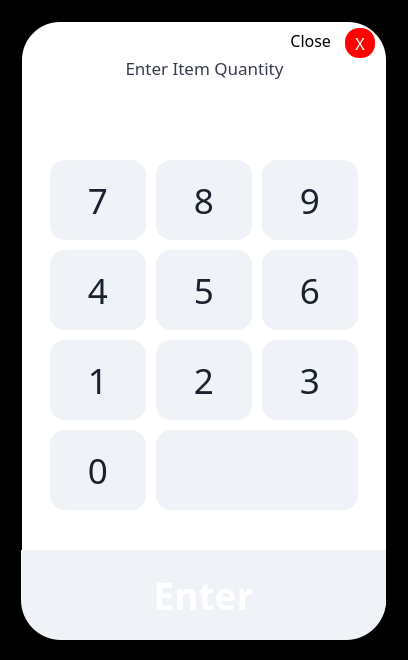
<?xml version="1.0" encoding="UTF-8"?>
<ui version="4.0">
 <class>selfserveByCountQtyG2</class>
 <widget class="QWidget" name="selfserveByCountQtyG2">
  <property name="geometry">
   <rect>
    <x>0</x>
    <y>0</y>
    <width>408</width>
    <height>660</height>
   </rect>
  </property>
  <property name="sizePolicy">
   <sizepolicy hsizetype="Fixed" vsizetype="Fixed">
    <horstretch>0</horstretch>
    <verstretch>0</verstretch>
   </sizepolicy>
  </property>
  <property name="minimumSize">
   <size>
    <width>408</width>
    <height>660</height>
   </size>
  </property>
  <property name="maximumSize">
   <size>
    <width>408</width>
    <height>660</height>
   </size>
  </property>
  <property name="palette">
   <palette>
    <active>
     <colorrole role="Base">
      <brush brushstyle="SolidPattern">
       <color alpha="255">
        <red>255</red>
        <green>255</green>
        <blue>255</blue>
       </color>
      </brush>
     </colorrole>
     <colorrole role="Window">
      <brush brushstyle="SolidPattern">
       <color alpha="255">
        <red>0</red>
        <green>0</green>
        <blue>0</blue>
       </color>
      </brush>
     </colorrole>
    </active>
    <inactive>
     <colorrole role="Base">
      <brush brushstyle="SolidPattern">
       <color alpha="255">
        <red>255</red>
        <green>255</green>
        <blue>255</blue>
       </color>
      </brush>
     </colorrole>
     <colorrole role="Window">
      <brush brushstyle="SolidPattern">
       <color alpha="255">
        <red>0</red>
        <green>0</green>
        <blue>0</blue>
       </color>
      </brush>
     </colorrole>
    </inactive>
    <disabled>
     <colorrole role="Base">
      <brush brushstyle="SolidPattern">
       <color alpha="255">
        <red>0</red>
        <green>0</green>
        <blue>0</blue>
       </color>
      </brush>
     </colorrole>
     <colorrole role="Window">
      <brush brushstyle="SolidPattern">
       <color alpha="255">
        <red>0</red>
        <green>0</green>
        <blue>0</blue>
       </color>
      </brush>
     </colorrole>
    </disabled>
   </palette>
  </property>
  <property name="windowTitle">
   <string>Form</string>
  </property>
  <property name="autoFillBackground">
   <bool>false</bool>
  </property>
  <property name="styleSheet">
   <string notr="true">QWidget#wgtNumPad
{
    background-color: rgb(255,255,255);
    color: rgb(25,34,46);
    border-style: solid;
    border-radius: 40px;
	border-width: 2px;
    border-style: outset;
    border-color: rgb(0,0,0);
}</string>
  </property>
  <widget class="QWidget" name="wgtNumPad" native="true">
   <property name="geometry">
    <rect>
     <x>20</x>
     <y>20</y>
     <width>368</width>
     <height>620</height>
    </rect>
   </property>
   <property name="minimumSize">
    <size>
     <width>368</width>
     <height>620</height>
    </size>
   </property>
   <property name="maximumSize">
    <size>
     <width>368</width>
     <height>620</height>
    </size>
   </property>
   <property name="autoFillBackground">
    <bool>false</bool>
   </property>
   <property name="styleSheet">
    <string notr="true">QWidget#wgtNumPad
{
    background-color: rgb(255,255,255);
    color: rgb(25,34,46);
    border-style: solid;
    border-radius: 40px;
   /* border-top-left-radius: 0px;
    border-top-right-radius: 0px;
    border-bottom-left-radius: 40px;
    border-bottom-right-radius: 40px;
    border-width: 1px;
    border-color: rgb(255,0,0); */
}</string>
   </property>
   <widget class="QPushButton" name="butSeven">
    <property name="geometry">
     <rect>
      <x>30</x>
      <y>140</y>
      <width>96</width>
      <height>80</height>
     </rect>
    </property>
    <property name="minimumSize">
     <size>
      <width>96</width>
      <height>80</height>
     </size>
    </property>
    <property name="maximumSize">
     <size>
      <width>96</width>
      <height>80</height>
     </size>
    </property>
    <property name="font">
     <font>
      <family>Poppins SemiBold</family>
      <pointsize>26</pointsize>
      <weight>50</weight>
      <bold>false</bold>
     </font>
    </property>
    <property name="styleSheet">
     <string notr="true">QPushButton#butSeven
{
    background-color: rgb(239,242,246);
    color: rgb(25,34,46);
    border-style: solid;
    border-radius: 15px;
    border-width: 0px;
    line-height: 10px;
}</string>
    </property>
    <property name="text">
     <string notr="true">7</string>
    </property>
   </widget>
   <widget class="QPushButton" name="butEight">
    <property name="geometry">
     <rect>
      <x>136</x>
      <y>140</y>
      <width>96</width>
      <height>80</height>
     </rect>
    </property>
    <property name="minimumSize">
     <size>
      <width>96</width>
      <height>80</height>
     </size>
    </property>
    <property name="maximumSize">
     <size>
      <width>96</width>
      <height>100</height>
     </size>
    </property>
    <property name="font">
     <font>
      <family>Poppins Medium</family>
      <pointsize>26</pointsize>
      <weight>50</weight>
      <bold>false</bold>
      <stylestrategy>PreferAntialias</stylestrategy>
     </font>
    </property>
    <property name="styleSheet">
     <string notr="true">QPushButton#butEight
{
    background-color: rgb(239,242,246);
    color: rgb(25,34,46);
    border-style: solid;
    border-radius: 15px;
    border-width: 0px;
}</string>
    </property>
    <property name="text">
     <string>8</string>
    </property>
   </widget>
   <widget class="QPushButton" name="butNine">
    <property name="geometry">
     <rect>
      <x>242</x>
      <y>140</y>
      <width>96</width>
      <height>80</height>
     </rect>
    </property>
    <property name="minimumSize">
     <size>
      <width>96</width>
      <height>80</height>
     </size>
    </property>
    <property name="maximumSize">
     <size>
      <width>96</width>
      <height>100</height>
     </size>
    </property>
    <property name="font">
     <font>
      <family>Poppins Medium</family>
      <pointsize>26</pointsize>
      <weight>50</weight>
      <bold>false</bold>
      <stylestrategy>PreferAntialias</stylestrategy>
     </font>
    </property>
    <property name="styleSheet">
     <string notr="true">QPushButton#butNine
{
    background-color: rgb(239,242,246);
    color: rgb(25,34,46);
    border-style: solid;
    border-radius: 15px;
    border-width: 0px;
}</string>
    </property>
    <property name="text">
     <string>9</string>
    </property>
   </widget>
   <widget class="QPushButton" name="butFive">
    <property name="geometry">
     <rect>
      <x>136</x>
      <y>230</y>
      <width>96</width>
      <height>80</height>
     </rect>
    </property>
    <property name="minimumSize">
     <size>
      <width>96</width>
      <height>80</height>
     </size>
    </property>
    <property name="maximumSize">
     <size>
      <width>96</width>
      <height>100</height>
     </size>
    </property>
    <property name="font">
     <font>
      <family>Poppins Medium</family>
      <pointsize>26</pointsize>
      <weight>50</weight>
      <bold>false</bold>
      <stylestrategy>PreferAntialias</stylestrategy>
     </font>
    </property>
    <property name="styleSheet">
     <string notr="true">QPushButton#butFive
{
    background-color: rgb(239,242,246);
    color: rgb(25,34,46);
    border-style: solid;
    border-radius: 15px;
    border-width: 0px;
}</string>
    </property>
    <property name="text">
     <string>5</string>
    </property>
   </widget>
   <widget class="QPushButton" name="butSix">
    <property name="geometry">
     <rect>
      <x>242</x>
      <y>230</y>
      <width>96</width>
      <height>80</height>
     </rect>
    </property>
    <property name="minimumSize">
     <size>
      <width>96</width>
      <height>80</height>
     </size>
    </property>
    <property name="maximumSize">
     <size>
      <width>96</width>
      <height>100</height>
     </size>
    </property>
    <property name="font">
     <font>
      <family>Poppins Medium</family>
      <pointsize>26</pointsize>
      <weight>50</weight>
      <bold>false</bold>
      <stylestrategy>PreferAntialias</stylestrategy>
     </font>
    </property>
    <property name="styleSheet">
     <string notr="true">QPushButton#butSix
{
    background-color: rgb(239,242,246);
    color: rgb(25,34,46);
    border-style: solid;
    border-radius: 15px;
    border-width: 0px;
}</string>
    </property>
    <property name="text">
     <string>6</string>
    </property>
   </widget>
   <widget class="QPushButton" name="butThree">
    <property name="geometry">
     <rect>
      <x>242</x>
      <y>320</y>
      <width>96</width>
      <height>80</height>
     </rect>
    </property>
    <property name="minimumSize">
     <size>
      <width>96</width>
      <height>80</height>
     </size>
    </property>
    <property name="maximumSize">
     <size>
      <width>96</width>
      <height>100</height>
     </size>
    </property>
    <property name="font">
     <font>
      <family>Poppins Medium</family>
      <pointsize>26</pointsize>
      <weight>50</weight>
      <bold>false</bold>
      <stylestrategy>PreferAntialias</stylestrategy>
     </font>
    </property>
    <property name="styleSheet">
     <string notr="true">QPushButton#butThree
{
    background-color: rgb(239,242,246);
    color: rgb(25,34,46);
    border-style: solid;
    border-radius: 15px;
    border-width: 0px;
}</string>
    </property>
    <property name="text">
     <string>3</string>
    </property>
   </widget>
   <widget class="QPushButton" name="butOne">
    <property name="geometry">
     <rect>
      <x>30</x>
      <y>320</y>
      <width>96</width>
      <height>80</height>
     </rect>
    </property>
    <property name="minimumSize">
     <size>
      <width>96</width>
      <height>80</height>
     </size>
    </property>
    <property name="maximumSize">
     <size>
      <width>96</width>
      <height>100</height>
     </size>
    </property>
    <property name="font">
     <font>
      <family>Poppins SemiBold</family>
      <pointsize>26</pointsize>
      <weight>50</weight>
      <bold>false</bold>
     </font>
    </property>
    <property name="styleSheet">
     <string notr="true">QPushButton#butOne
{
    background-color: rgb(239,242,246);
    color: rgb(25,34,46);
    border-style: solid;
    border-radius: 15px;
    border-width: 0px;
}</string>
    </property>
    <property name="text">
     <string>1</string>
    </property>
   </widget>
   <widget class="QPushButton" name="butFour">
    <property name="geometry">
     <rect>
      <x>30</x>
      <y>230</y>
      <width>96</width>
      <height>80</height>
     </rect>
    </property>
    <property name="minimumSize">
     <size>
      <width>96</width>
      <height>80</height>
     </size>
    </property>
    <property name="maximumSize">
     <size>
      <width>96</width>
      <height>100</height>
     </size>
    </property>
    <property name="font">
     <font>
      <family>Poppins Medium</family>
      <pointsize>26</pointsize>
      <weight>50</weight>
      <bold>false</bold>
      <stylestrategy>PreferAntialias</stylestrategy>
     </font>
    </property>
    <property name="styleSheet">
     <string notr="true">QPushButton#butFour
{
    background-color: rgb(239,242,246);
    color: rgb(25,34,46);
    border-style: solid;
    border-radius: 15px;
    border-width: 0px;
}</string>
    </property>
    <property name="text">
     <string>4</string>
    </property>
   </widget>
   <widget class="QPushButton" name="butTwo">
    <property name="geometry">
     <rect>
      <x>136</x>
      <y>320</y>
      <width>96</width>
      <height>80</height>
     </rect>
    </property>
    <property name="minimumSize">
     <size>
      <width>96</width>
      <height>80</height>
     </size>
    </property>
    <property name="maximumSize">
     <size>
      <width>96</width>
      <height>100</height>
     </size>
    </property>
    <property name="font">
     <font>
      <family>Poppins Medium</family>
      <pointsize>26</pointsize>
      <weight>50</weight>
      <bold>false</bold>
      <stylestrategy>PreferAntialias</stylestrategy>
     </font>
    </property>
    <property name="styleSheet">
     <string notr="true">QPushButton#butTwo
{
    background-color: rgb(239,242,246);
    color: rgb(25,34,46);
    border-style: solid;
    border-radius: 15px;
    border-width: 0px;
}</string>
    </property>
    <property name="text">
     <string>2</string>
    </property>
   </widget>
   <widget class="QPushButton" name="butZero">
    <property name="geometry">
     <rect>
      <x>30</x>
      <y>410</y>
      <width>96</width>
      <height>80</height>
     </rect>
    </property>
    <property name="minimumSize">
     <size>
      <width>96</width>
      <height>80</height>
     </size>
    </property>
    <property name="maximumSize">
     <size>
      <width>96</width>
      <height>100</height>
     </size>
    </property>
    <property name="font">
     <font>
      <family>Poppins SemiBold</family>
      <pointsize>26</pointsize>
      <weight>50</weight>
      <bold>false</bold>
     </font>
    </property>
    <property name="styleSheet">
     <string notr="true">QPushButton#butZero
{
    background-color: rgb(239,242,246);
    color: rgb(25,34,46);
    border-style: solid;
    border-radius: 15px;
    border-width: 0px;
}</string>
    </property>
    <property name="text">
     <string>0</string>
    </property>
   </widget>
   <widget class="QPushButton" name="butBackspace">
    <property name="geometry">
     <rect>
      <x>136</x>
      <y>410</y>
      <width>202</width>
      <height>80</height>
     </rect>
    </property>
    <property name="minimumSize">
     <size>
      <width>202</width>
      <height>80</height>
     </size>
    </property>
    <property name="maximumSize">
     <size>
      <width>202</width>
      <height>80</height>
     </size>
    </property>
    <property name="font">
     <font>
      <family>Poppins SemiBold</family>
      <pointsize>26</pointsize>
      <weight>75</weight>
      <bold>true</bold>
     </font>
    </property>
    <property name="styleSheet">
     <string notr="true">QPushButton#butBackspace
{
	background:url(:/images/screens/numberpad-backspace-bttn.png);
    background-color: rgb(239,242,246);
    color: rgb(25,34,46);
    border-style: solid;
    border-radius: 15px;
    border-width: 0px;
}</string>
    </property>
    <property name="text">
     <string/>
    </property>
   </widget>
   <widget class="QPushButton" name="butEnter">
    <property name="geometry">
     <rect>
      <x>1</x>
      <y>530</y>
      <width>365</width>
      <height>90</height>
     </rect>
    </property>
    <property name="minimumSize">
     <size>
      <width>365</width>
      <height>90</height>
     </size>
    </property>
    <property name="maximumSize">
     <size>
      <width>365</width>
      <height>90</height>
     </size>
    </property>
    <property name="font">
     <font>
      <family>Poppins Medium</family>
      <pointsize>28</pointsize>
      <weight>75</weight>
      <bold>true</bold>
     </font>
    </property>
    <property name="styleSheet">
     <string notr="true">QPushButton#butEnter
{
	background:url(:/images/screens/numberpad-enter-bttn.png);
    background-color: rgb(239,242,246);
    color: rgb(255,255,255);
    border-style: solid;
    /* border-radius: 0px; */
	border-bottom-left-radius: 40px;
    border-bottom-right-radius: 40px;
    border-width: 0px;
}</string>
    </property>
    <property name="text">
     <string>Enter</string>
    </property>
   </widget>
   <widget class="QLabel" name="lblEnterItemQuantity">
    <property name="geometry">
     <rect>
      <x>6</x>
      <y>35</y>
      <width>357</width>
      <height>26</height>
     </rect>
    </property>
    <property name="font">
     <font>
      <family>Poppins</family>
      <pointsize>13</pointsize>
     </font>
    </property>
    <property name="autoFillBackground">
     <bool>false</bool>
    </property>
    <property name="styleSheet">
     <string notr="true">QLabel#lblEnterItemQuantity
{
    color: rgb(55,60,75);
    background-color:rgb(255,255,255);
}</string>
    </property>
    <property name="text">
     <string>Enter Item Quantity</string>
    </property>
    <property name="alignment">
     <set>Qt::AlignCenter</set>
    </property>
   </widget>
   <widget class="hobart::numericLineEdit" name="txtQuantity">
    <property name="geometry">
     <rect>
      <x>10</x>
      <y>68</y>
      <width>351</width>
      <height>61</height>
     </rect>
    </property>
    <property name="font">
     <font>
      <family>Poppins</family>
      <pointsize>42</pointsize>
      <weight>75</weight>
      <bold>true</bold>
     </font>
    </property>
    <property name="autoFillBackground">
     <bool>false</bool>
    </property>
    <property name="styleSheet">
     <string notr="true">QLineEdit#txtQuantity
{
    color: rgb(25,34,46);
    background-color:rgb(255,255,255);
    border: 0px;
}</string>
    </property>
    <property name="text">
     <string notr="true"/>
    </property>
    <property name="alignment">
     <set>Qt::AlignCenter</set>
    </property>
    <property name="readOnly">
     <bool>true</bool>
    </property>
   </widget>
   <widget class="QLabel" name="lblExitLabel">
    <property name="geometry">
     <rect>
      <x>210</x>
      <y>10</y>
      <width>101</width>
      <height>21</height>
     </rect>
    </property>
    <property name="font">
     <font>
      <family>Poppins Medium</family>
      <pointsize>12</pointsize>
     </font>
    </property>
    <property name="styleSheet">
     <string notr="true">QLabel#lblTitle
{
    color: rgb(0,0,0);
}</string>
    </property>
    <property name="text">
     <string>Close</string>
    </property>
    <property name="alignment">
     <set>Qt::AlignRight|Qt::AlignTrailing|Qt::AlignVCenter</set>
    </property>
   </widget>
   <widget class="QPushButton" name="butExit">
    <property name="geometry">
     <rect>
      <x>325</x>
      <y>8</y>
      <width>30</width>
      <height>30</height>
     </rect>
    </property>
    <property name="minimumSize">
     <size>
      <width>30</width>
      <height>30</height>
     </size>
    </property>
    <property name="maximumSize">
     <size>
      <width>30</width>
      <height>30</height>
     </size>
    </property>
    <property name="font">
     <font>
      <family>Poppins Medium</family>
      <pointsize>12</pointsize>
      <weight>50</weight>
      <bold>false</bold>
     </font>
    </property>
    <property name="styleSheet">
     <string notr="true">QPushButton#butExit{
    background-color: rgb(255,0,0);
    color: rgb(255,255,255);
    border-style: solid;
    border-radius: 14px;
    border-width: 0px;
}</string>
    </property>
    <property name="text">
     <string>X</string>
    </property>
   </widget>
  </widget>
 </widget>
 <customwidgets>
  <customwidget>
   <class>hobart::numericLineEdit</class>
   <extends>QLineEdit</extends>
   <header location="global">numericlineedit.h</header>
  </customwidget>
 </customwidgets>
 <resources/>
 <connections/>
</ui>
